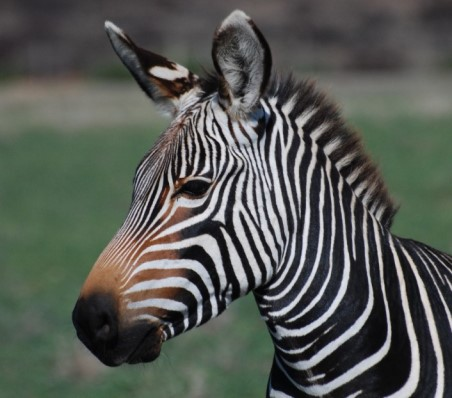
#> input picture Canny/zebra.jpg, 452 x 398 px
$ python main.py   (older library calls are emulated)
#> lines starting #> are read from the running program, lines starting #| are printed output that depends on the picture; after the words box and inside, x2 and y2 are one past the last pixel; in counts of white or black regions, pixels touching at a corner belong together
import numpy as np
import cv2
import matplotlib.pyplot as plt


def auto_canny(image, sigma=0.33):
    v = np.median(image)
    lower = int(max(0, (1.0 - sigma) * v))
    upper = int(min(255, (1.0 + sigma) * v))
    edged = cv2.Canny(image, lower, upper)
    return edged


def my_canny(img, weak_th=None, strong_th=None):
    img = cv2.cvtColor(img, cv2.COLOR_BGR2GRAY)
    img = cv2.GaussianBlur(img, (5, 5), 1.4)

    gx = cv2.Sobel(np.float32(img), cv2.CV_64F, 1, 0, 3)
    gy = cv2.Sobel(np.float32(img), cv2.CV_64F, 0, 1, 3)

    mag, ang = cv2.cartToPolar(gx, gy, angleInDegrees=True)

    mag_max = np.max(mag)
    if not weak_th: weak_th = mag_max * 0.1
    if not strong_th: strong_th = mag_max * 0.5

    height, width = img.shape

    for i_x in range(width):
        for i_y in range(height):

            grad_ang = ang[i_y, i_x]
            grad_ang = abs(grad_ang - 180) if abs(grad_ang) > 180 else abs(grad_ang)

            if grad_ang <= 22.5:
                neighb_1_x, neighb_1_y = i_x - 1, i_y
                neighb_2_x, neighb_2_y = i_x + 1, i_y

            elif grad_ang > 22.5 and grad_ang <= (22.5 + 45):
                neighb_1_x, neighb_1_y = i_x - 1, i_y - 1
                neighb_2_x, neighb_2_y = i_x + 1, i_y + 1

            elif grad_ang > (22.5 + 45) and grad_ang <= (22.5 + 90):
                neighb_1_x, neighb_1_y = i_x, i_y - 1
                neighb_2_x, neighb_2_y = i_x, i_y + 1

            elif grad_ang > (22.5 + 90) and grad_ang <= (22.5 + 135):
                neighb_1_x, neighb_1_y = i_x - 1, i_y + 1
                neighb_2_x, neighb_2_y = i_x + 1, i_y - 1

            elif grad_ang > (22.5 + 135) and grad_ang <= (22.5 + 180):
                neighb_1_x, neighb_1_y = i_x - 1, i_y
                neighb_2_x, neighb_2_y = i_x + 1, i_y

            if width > neighb_1_x >= 0 and height > neighb_1_y >= 0:
                if mag[i_y, i_x] < mag[neighb_1_y, neighb_1_x]:
                    mag[i_y, i_x] = 0
                    continue

            if width > neighb_2_x >= 0 and height > neighb_2_y >= 0:
                if mag[i_y, i_x] < mag[neighb_2_y, neighb_2_x]:
                    mag[i_y, i_x] = 0

    weak_ids = np.zeros_like(img)
    strong_ids = np.zeros_like(img)
    ids = np.zeros_like(img)

    for i_x in range(width):
        for i_y in range(height):

            grad_mag = mag[i_y, i_x]

            if grad_mag < weak_th:
                mag[i_y, i_x] = 0
            elif strong_th > grad_mag >= weak_th:
                ids[i_y, i_x] = 1
            else:
                ids[i_y, i_x] = 2

    return mag


if __name__ == '__main__':
    img_orig1 = cv2.imread("zebra.jpg", 0)
#> img_orig1: shape (398, 452); min 0, max 235, mean 87.8
    img_orig2 = cv2.imread("zebra.jpg")
#> img_orig2 is the input picture: shape (398, 452, 3); mean B, G, R 84, 89.6, 85.7
    # cv2.imshow("orig", img1)
    cv_canny = auto_canny(img_orig1)
#> in auto_canny, `v = np.median(image)`: v = 88
#> in auto_canny, `lower = int(max(0, (1.0 - sigma) * v))`: lower = 58
#> in auto_canny, `upper = int(min(255, (1.0 + sigma) * v))`: upper = 117
#> in auto_canny, `edged = cv2.Canny(image, lower, upper)`:
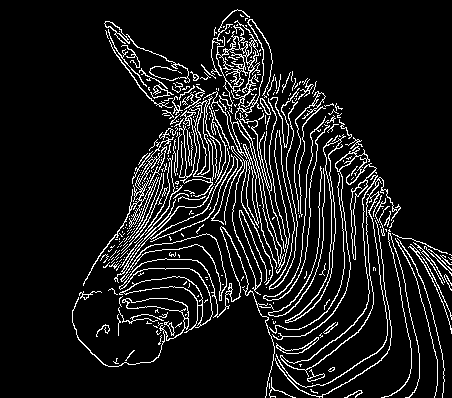
#> edged: shape (398, 452); 9.8% white in thin lines or dots, all inside (x1, y1, x2, y2) = (72, 9, 452, 398)
    opencv_canny = np.concatenate((img_orig1, cv_canny), axis=1)
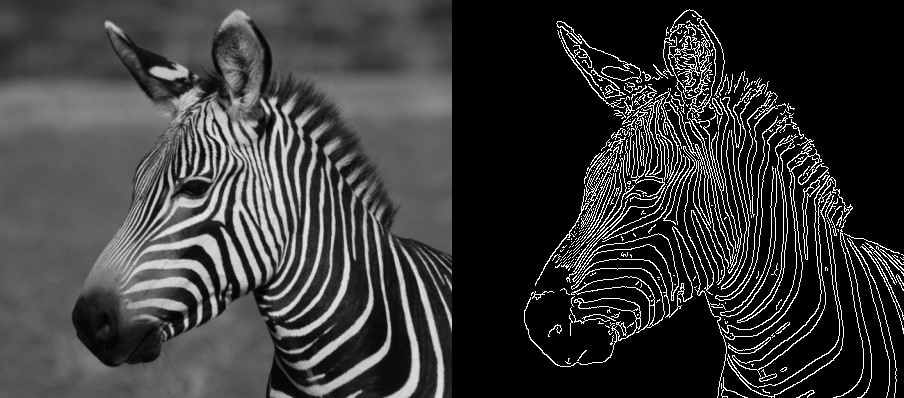
#> opencv_canny: shape (398, 904); min 0, max 255, mean 56.4
    cv2.imshow("opencv_canny", opencv_canny)

    my_canny = my_canny(img_orig2)
#> in my_canny, `gy = cv2.Sobel(np.float32(img), cv2.CV_64F, 0, 1, 3)`:
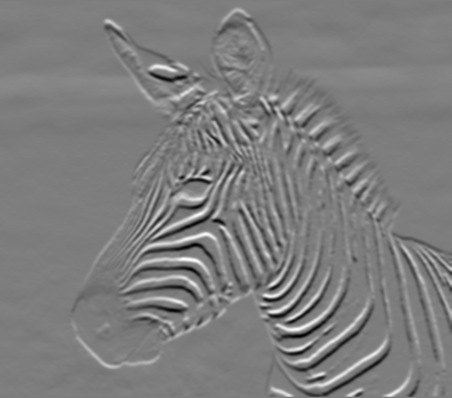
#> gy: shape (398, 452) float64; min -369, max 379, mean 0.3; drawn with min black and max white
#> in my_canny, `mag, ang = cv2.cartToPolar(gx, gy, angleInDegrees=True)`:
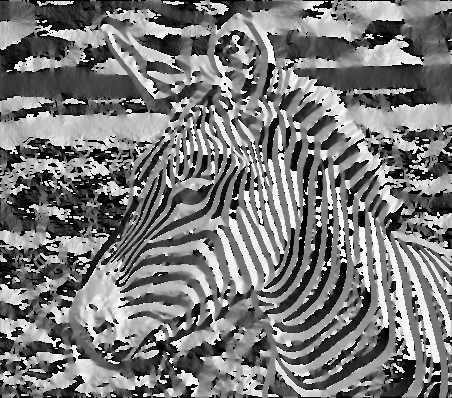
#> ang: shape (398, 452) float64; min 0, max 359.9, mean 170.8; drawn with min black and max white
#> in my_canny, `mag_max = np.max(mag)`: mag_max = 429.7
#> in my_canny, `if not weak_th: weak_th = mag_max * 0.1`: weak_th = 42.97
#> in my_canny, `if not strong_th: strong_th = mag_max * 0.5`: strong_th = 214.9
#> after the loop in my_canny, `for i_x in range(width):`:
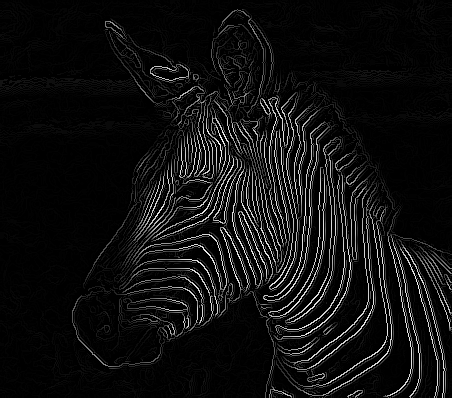
#> mag: shape (398, 452) float64; min 0, max 429.7, mean 27.2; drawn with min black and max white
#> after the loop in my_canny, `for i_x in range(width):`:
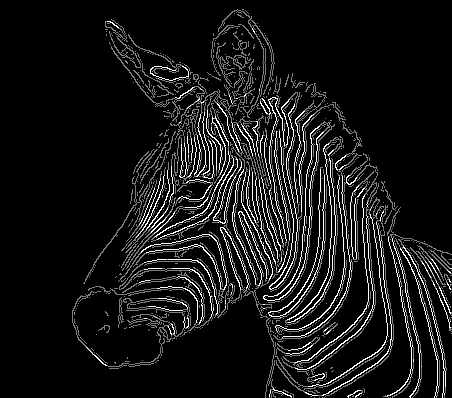
#> ids: shape (398, 452); min 0, max 2, mean 0.173; drawn with min black and max white
    cv2.imshow("Canny", my_canny)
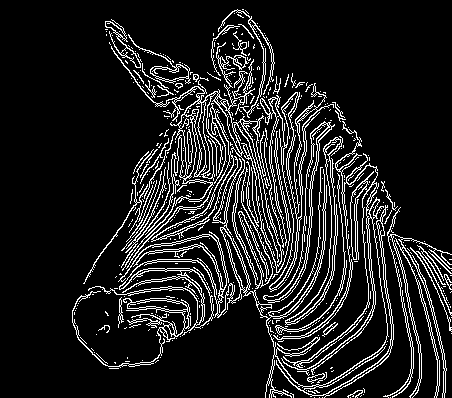
#> window 'Canny': shape (398, 452); 12.2% white in thin lines or dots, all inside (x1, y1, x2, y2) = (72, 9, 452, 398)


    cv2.waitKey()
    cv2.destroyAllWindows()
